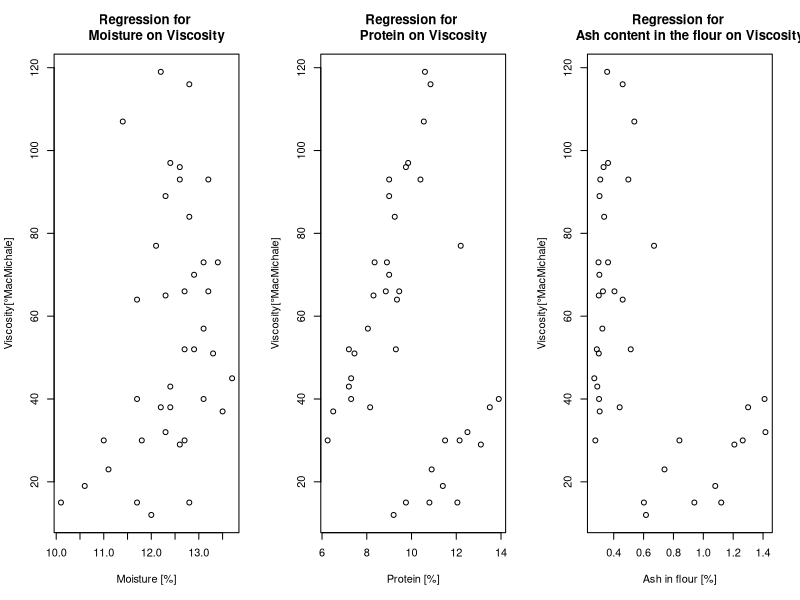

Write the R code that produced this figure.
## ---- chunk 1
setwd("~/Desktop/BSR1")
icecream = read.table("icecream.csv",header=TRUE,sep=",")
## ---- chunk 2

par(mfrow=c(1,3))

plot(icecream$moisture,icecream$viscosity, main = "Regression for 
     Moisture on Viscosity", xlab="Moisture [%]",ylab="Viscosity[°MacMichale]") 
#abline(lm(viscosity~moisture, data=icecream),col="red")

plot(icecream$protein,icecream$viscosity, main = "Regression for 
     Protein on Viscosity", xlab="Protein [%]",ylab="Viscosity[°MacMichale]") 
#abline(lm(viscosity~protein, data=icecream),col="red")

plot(icecream$ash,icecream$viscosity, main = "Regression for 
     Ash content in the flour on Viscosity", xlab="Ash in flour [%]",ylab="Viscosity[°MacMichale]") 
#abline(lm(viscosity~ash, data=icecream),col="red")
